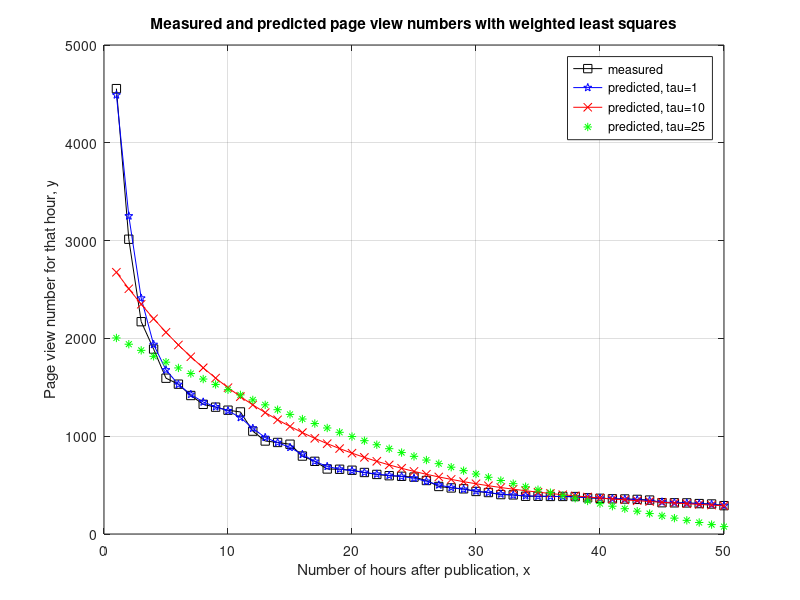

Reproduce this figure in MATLAB.
data=load('lwlr_data.txt');
x=data(:,1)
y=data(:,2)
% store the number of training points
m = length(y); 
% Adding a column of ones to x
x = [ ones(m,1) x]; 
% number of attributes
n = size(x,2); 
theta_vec = inv(x'*x)*x'*y;
tau = [1 10 25 ];
y_est = zeros(length(tau),length(x));
fprintf('Solution to the Problem 2 part (b) \n\n\n');
for iter1 = 1:length(tau)
	for iter2 = 1:m
		w_iter2 = exp(-(x(iter2,2) - x(:,2)).^2./(2*(tau(iter1)^2)));
		W = diag(w_iter2);
		theta_vec = inv(x'*W*x)*x'*W*y;
		y_est(iter1, iter2) = x(iter2,:)*theta_vec;
		if iter2==11
			fprintf('After 11.5 hours, Predicted number of views of the magazine = %f when tau=%f \n', [1 11.5]*theta_vec, tau(iter1));
		end
	end
end
figure;
plot(x(:,2),y,'ks-'); hold on
plot(x(:,2),y_est(1,:),'bp-');
plot(x(:,2),y_est(2,:),'rx-');
plot(x(:,2),y_est(3,:),'g*');
legend('measured', 'predicted, tau=1', 'predicted, tau=10','predicted, tau=25');
grid on;
xlabel('Number of hours after publication, x');
ylabel('Page view number for that hour, y');
title('Measured and predicted page view numbers with weighted least squares');
